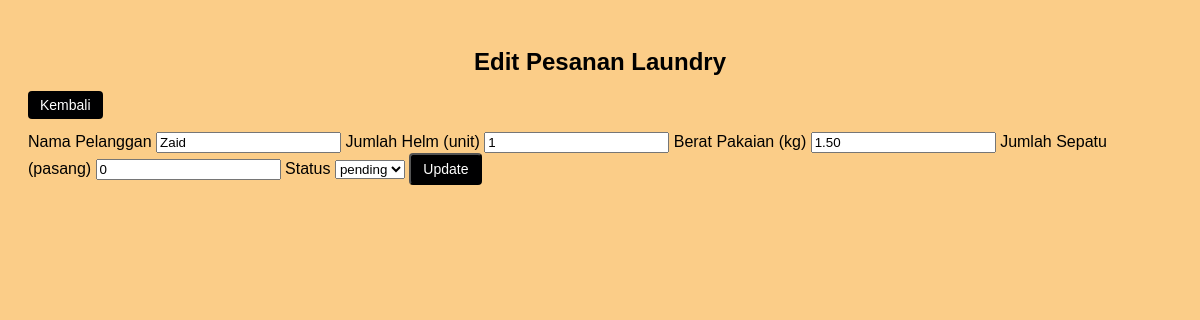
Page /update.php?id=4 (signed in) on the committed database.
### tables this page shows
CREATE TABLE IF NOT EXISTS pesanan (
    id INT AUTO_INCREMENT PRIMARY KEY,
    nama_pelanggan VARCHAR(100) NOT NULL,
    helm_qty INT DEFAULT 0,
    pakaian_kg DECIMAL(5,2) DEFAULT 0,
    sepatu_pasang INT DEFAULT 0,
    total_harga DECIMAL(10,2) NOT NULL,
    status ENUM('pending','proses','selesai') DEFAULT 'pending',
    tanggal TIMESTAMP DEFAULT CURRENT_TIMESTAMP
);

### update.php (the view, shortened to what this page needs)
<?php
require 'db.php';
$id = (int) $_GET['id'];
$stmt = $koneksi->prepare("SELECT * FROM pesanan WHERE id = ?");
$stmt->bind_param("i", $id);
$stmt->execute();
$data = $stmt->get_result()->fetch_assoc();
?>
<!doctype html>
<html lang="id">
<head>
    <link rel="stylesheet" href="style.css">
</head>
<body>
    <h2>Edit Pesanan Laundry</h2>
    <a href="index.php" class="btn">Kembali</a>
    <br><br>
    <form method="post">
        <label>Nama Pelanggan</label>
        <input type="text" name="nama_pelanggan" required
               value="<?= htmlspecialchars($data['nama_pelanggan']); ?>">
        <label>Jumlah Helm (unit)</label>
        <input type="number" name="helm_qty" min="0"
               value="<?= $data['helm_qty']; ?>">
        <label>Berat Pakaian (kg)</label>
        <input type="number" step="0.1" name="pakaian_kg" min="0"
               value="<?= $data['pakaian_kg']; ?>">
        <label>Jumlah Sepatu (pasang)</label>
        <input type="number" name="sepatu_pasang" min="0"
               value="<?= $data['sepatu_pasang']; ?>">
        <label>Status</label>
        <select name="status">
            <option value="pending" <?= $data['status'] == 'pending' ? 'selected' : ''; ?>>pending</option>
        </select>
        <button type="submit" class="btn">Update</button>
    </form>
</body>
</html>

### style.css (style rules this page uses)
body { font-family: Arial, sans-serif; padding: 20px; background: #fbcd88; }
h2 { text-align: center; }
.btn, .btn-edit, .btn-delete { padding: 6px 12px; border-radius: 4px; text-decoration: none; font-size: 14px; }
.btn { background: #000001; color: #fff; }

### rows in the picture
pesanan: nama_pelanggan "Zaid", helm_qty "1", pakaian_kg "1.50", sepatu_pasang "0", status "pending"
